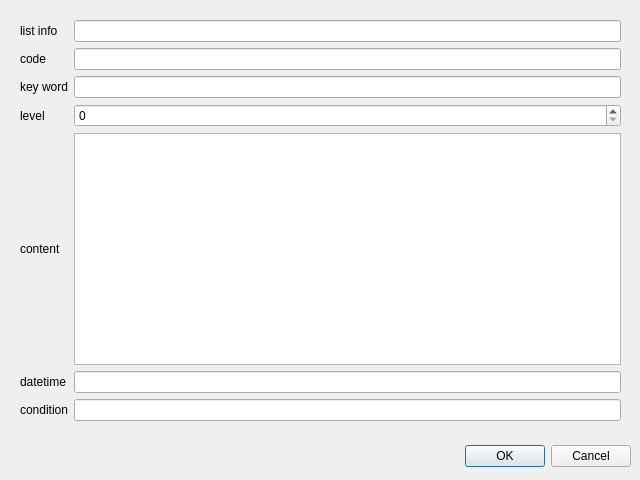
<?xml version="1.0" encoding="UTF-8"?>
<ui version="4.0">
 <class>StockRecordDlg</class>
 <widget class="QDialog" name="StockRecordDlg">
  <property name="geometry">
   <rect>
    <x>0</x>
    <y>0</y>
    <width>640</width>
    <height>480</height>
   </rect>
  </property>
  <property name="windowTitle">
   <string>Dialog</string>
  </property>
  <widget class="QDialogButtonBox" name="buttonBox">
   <property name="geometry">
    <rect>
     <x>10</x>
     <y>440</y>
     <width>621</width>
     <height>32</height>
    </rect>
   </property>
   <property name="orientation">
    <enum>Qt::Horizontal</enum>
   </property>
   <property name="standardButtons">
    <set>QDialogButtonBox::Cancel|QDialogButtonBox::Ok</set>
   </property>
  </widget>
  <widget class="QWidget" name="gridLayoutWidget">
   <property name="geometry">
    <rect>
     <x>20</x>
     <y>20</y>
     <width>601</width>
     <height>401</height>
    </rect>
   </property>
   <layout class="QGridLayout" name="gridLayout">
    <item row="1" column="0">
     <widget class="QLabel" name="label_5">
      <property name="text">
       <string>code</string>
      </property>
     </widget>
    </item>
    <item row="5" column="0">
     <widget class="QLabel" name="label_6">
      <property name="text">
       <string>datetime</string>
      </property>
     </widget>
    </item>
    <item row="6" column="0">
     <widget class="QLabel" name="label_3">
      <property name="text">
       <string>condition</string>
      </property>
     </widget>
    </item>
    <item row="6" column="1">
     <widget class="QLineEdit" name="lineEditCondition"/>
    </item>
    <item row="3" column="0">
     <widget class="QLabel" name="label_4">
      <property name="text">
       <string>level</string>
      </property>
     </widget>
    </item>
    <item row="1" column="1">
     <widget class="QLineEdit" name="lineEditStock"/>
    </item>
    <item row="4" column="1">
     <widget class="QTextEdit" name="textEditContent"/>
    </item>
    <item row="5" column="1">
     <widget class="QLineEdit" name="lineEditDateTime"/>
    </item>
    <item row="4" column="0">
     <widget class="QLabel" name="label">
      <property name="text">
       <string>content</string>
      </property>
     </widget>
    </item>
    <item row="2" column="0">
     <widget class="QLabel" name="label_2">
      <property name="text">
       <string>key word</string>
      </property>
     </widget>
    </item>
    <item row="2" column="1">
     <widget class="QLineEdit" name="lineEditKeyWord"/>
    </item>
    <item row="3" column="1">
     <widget class="QSpinBox" name="spinBoxLevel"/>
    </item>
    <item row="0" column="0">
     <widget class="QLabel" name="label_7">
      <property name="text">
       <string>list info</string>
      </property>
     </widget>
    </item>
    <item row="0" column="1">
     <widget class="QLineEdit" name="lineEditListInfo"/>
    </item>
   </layout>
  </widget>
 </widget>
 <resources/>
 <connections>
  <connection>
   <sender>buttonBox</sender>
   <signal>accepted()</signal>
   <receiver>StockRecordDlg</receiver>
   <slot>accept()</slot>
   <hints>
    <hint type="sourcelabel">
     <x>248</x>
     <y>254</y>
    </hint>
    <hint type="destinationlabel">
     <x>157</x>
     <y>274</y>
    </hint>
   </hints>
  </connection>
  <connection>
   <sender>buttonBox</sender>
   <signal>rejected()</signal>
   <receiver>StockRecordDlg</receiver>
   <slot>reject()</slot>
   <hints>
    <hint type="sourcelabel">
     <x>316</x>
     <y>260</y>
    </hint>
    <hint type="destinationlabel">
     <x>286</x>
     <y>274</y>
    </hint>
   </hints>
  </connection>
 </connections>
</ui>
